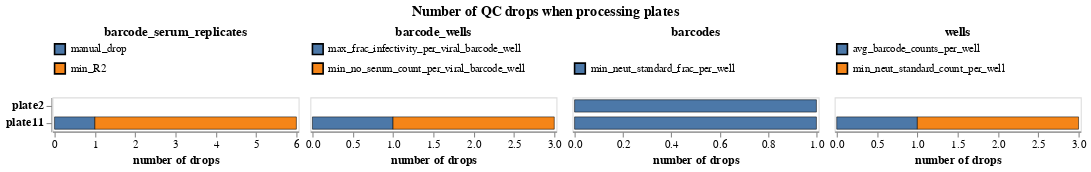

Write notebook code for a chart like this one.
### Markdown cell above
Now plot the number of drops for each plate.
You should be worried (maybe re-do or discard) any plates with a very large number of drops:

### Code cell
plate_selection = alt.selection_point(fields=["plate"], on="mouseover", empty=False)

plate_qc_drop_counts_chart = (
    alt.Chart(plate_qc_drop_counts)
    .add_params(plate_selection)
    .encode(
        alt.X(
            "n_drops",
            title="number of drops",
            scale=alt.Scale(nice=False, padding=2),
        ),
        alt.Y("plate", sort=plates, title=None, axis=alt.Axis(labelFontStyle="bold", labelFontSize=11)),
        alt.Column("drop type", title=None, spacing=5, header=alt.Header(labelFontSize=12, labelFontStyle="bold", labelPadding=1)),
        alt.Color("reason", legend=alt.Legend(orient="top", columns=1, labelLimit=230, title=None, padding=1)),
        strokeWidth=alt.condition(plate_selection, alt.value(3), alt.value(0.5)),
        tooltip=plate_qc_drop_counts.columns.tolist(),
    )
    .mark_bar(height={"band": 0.8}, stroke="black")
    .properties(
        width=230,
        height=alt.Step(16),
        title=alt.TitleParams("Number of QC drops when processing plates", anchor="middle", dy=-2),
    )
    .configure_axis(grid=False)
    .resolve_scale(color="independent", x="independent")
)

plate_qc_drop_counts_chart

### Figure 1 — Vega-Lite specification as saved in the notebook (floating-point values rounded to 4 significant figures)
{"config": {"view": {"continuousWidth": 300, "continuousHeight": 300}, "axis": {"grid": false}}, "data": {"name": "data-621abbc5878eaa086e0ab11a277c8773"}, "mark": {"type": "bar", "height": {"band": 0.8}, "stroke": "black"}, "encoding": {"color": {"field": "reason", "legend": {"columns": 1, "labelLimit": 230, "orient": "top", "padding": 1, "title": null}, "type": "nominal"}, "column": {"field": "drop type", "header": {"labelFontSize": 12, "labelFontStyle": "bold", "labelPadding": 1}, "spacing": 5, "title": null, "type": "nominal"}, "strokeWidth": {"condition": {"param": "param_1", "value": 3, "empty": false}, "value": 0.5}, "tooltip": [{"field": "plate", "type": "nominal"}, {"field": "drop type", "type": "nominal"}, {"field": "reason", "type": "nominal"}, {"field": "n_drops", "type": "quantitative"}], "x": {"field": "n_drops", "scale": {"nice": false, "padding": 2}, "title": "number of drops", "type": "quantitative"}, "y": {"axis": {"labelFontSize": 11, "labelFontStyle": "bold"}, "field": "plate", "sort": ["plate2", "plate11"], "title": null, "type": "nominal"}}, "height": {"step": 16}, "params": [{"name": "param_1", "select": {"type": "point", "fields": ["plate"], "on": "mouseover"}}], "resolve": {"scale": {"color": "independent", "x": "independent"}}, "title": {"text": "Number of QC drops when processing plates", "anchor": "middle", "dy": -2}, "width": 230, "$schema": "https://vega.github.io/schema/vega-lite/v5.16.3.json", "datasets": {"data-621abbc5878eaa086e0ab11a277c8773": [{"plate": "plate11", "drop type": "barcode_serum_replicates", "reason": "manual_drop", "n_drops": 1}, {"plate": "plate11", "drop type": "barcode_serum_replicates", "reason": "min_R2", "n_drops": 5}, {"plate": "plate11", "drop type": "barcode_wells", "reason": "max_frac_infectivity_per_viral_barcode_well", "n_drops": 1}, {"plate": "plate11", "drop type": "barcode_wells", "reason": "min_no_serum_count_per_viral_barcode_well", "n_drops": 2}, {"plate": "plate11", "drop type": "barcodes", "reason": "min_neut_standard_frac_per_well", "n_drops": 1}, {"plate": "plate11", "drop type": "wells", "reason": "avg_barcode_counts_per_well", "n_drops": 1}, {"plate": "plate11", "drop type": "wells", "reason": "min_neut_standard_count_per_well", "n_drops": 2}, {"plate": "plate2", "drop type": "barcodes", "reason": "min_neut_standard_frac_per_well", "n_drops": 1}]}}
